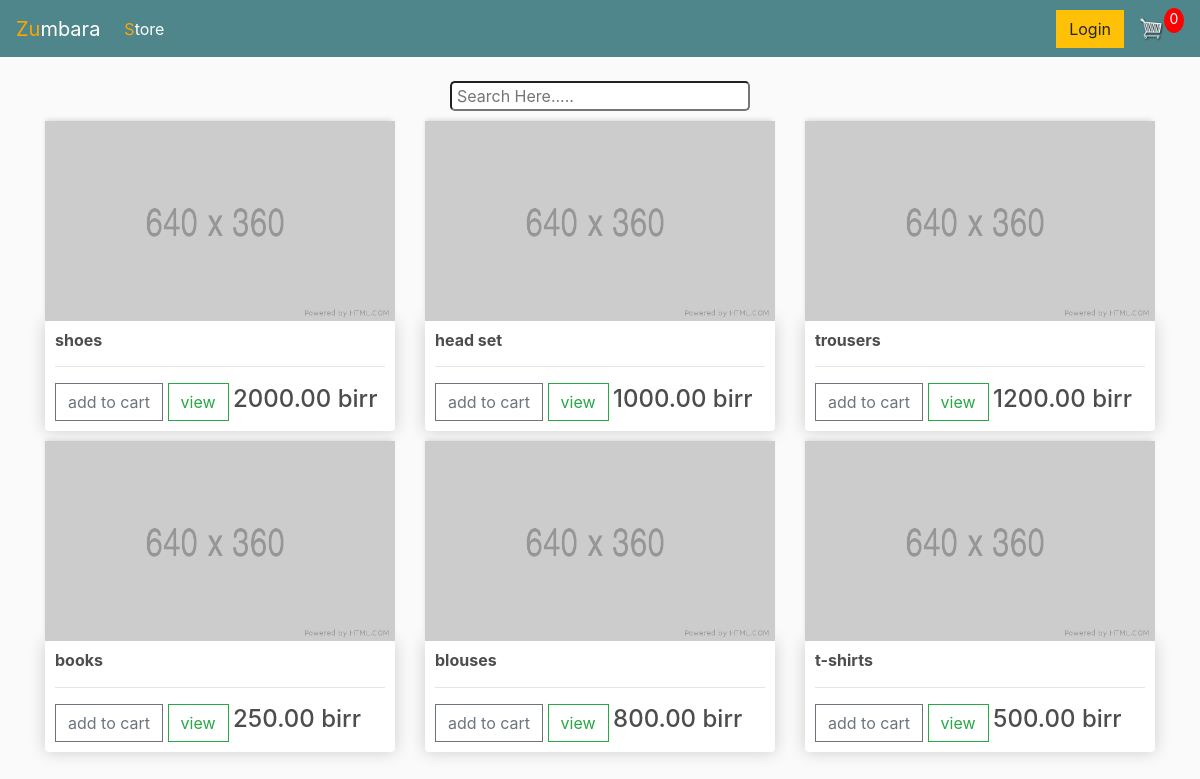
/store/, run on the app's committed database.
### store/models.py (models this page shows, shortened)
class Product(models.Model):
    name = models.CharField(max_length=100)
    price = models.FloatField()
    digital = models.BooleanField(default=False, null=True, blank=True)

### store/views.py (the view)
# urls.py: path('', include('store.urls'))
def store(request):
    if request.user.is_authenticated:
        customer = request.user.customer
        order,create = Order.objects.get_or_create(customer=customer, complete=False)
        items = order.orderitem_set.all()
        cartItems = order.get_cart_items
    else:
        items = []
        order = {'get_cart_items': 0, 'get_cart_total': 0, 'shipping':False}
        cartItems =order['get_cart_items']
    products = Product.objects.all()
    context = {'products':products, 'cartItems':cartItems}
    return render(request, 'store/store.html', context)

### store/templates/store/store.html (shortened to what this page needs)
{% extends 'store/main.html' %}
{% load static %}
    {% block content %}
    <center><input type="text" name="" id="search-btn" placeholder="Search Here....." style="width: 300px; height: 30px;
        border-radius: 5px; padding: 5px;"></center>
    <div class="row">
        {% for product in products %}
        <div class="col-lg-4">
            <img class="thumbnail" id="pic" src="{% static  'images/placeholder.png' %}" alt="">
            <div class="box-element product">
                <h6><strong>{{product.name}}</strong></h6>
                <hr>
                <button data-product = "{{product.id}}" data-action="add" class="btn btn-outline-secondary add-btn update-cart">add to cart</button>
                <a class="btn btn-outline-success" href="#">view</a>
                <h4 style="display: inline-block; "> {{product.price|floatformat:2}} birr</h4>
            </div>
        </div>
        {% endfor %}
    </div>
    {% endblock content %}

### store/Static/css/main.css (style rules this page uses)
:root { --orange:#ffa500; }
body { background-color: hsl(0, 0%, 98%); }
h1,h2,h3,h4,h5,h6 { color:hsl(0, 0%, 30%); }
.box-element { box-shadow:hsl(0, 0%, 80%) 0 0 16px; background-color: #fff; border-radius: 4px; padding: 10px; }
.thumbnail { width: 100%; height: 200px; -webkit-box-shadow: -1px -3px 5px -2px rgba(214,214,214,1); -moz-box-shadow: -1px -3px 5px -2px rgba(214,214,214,1); box-shadow: -1px -3px 5px -2px rgba(214,214,214,1); }
.product { border-radius: 0 0 4px 4px; }
.col-lg-4, .col-lg-6, .col-lg-8, .col-lg-12 { margin-top: 10px; }
.btn { border-radius: 0; }
#pic { transition: 1s; }

### data on the page
Product: name "shoes", price "2000.00"
Product: name "head set", price "1000.00"
Product: name "trousers", price "1200.00"
Product: name "books", price "250.00"
Product: name "blouses", price "800.00"
Product: name "t-shirts", price "500.00"

### other printed values
{{ cartItems }} "0"
